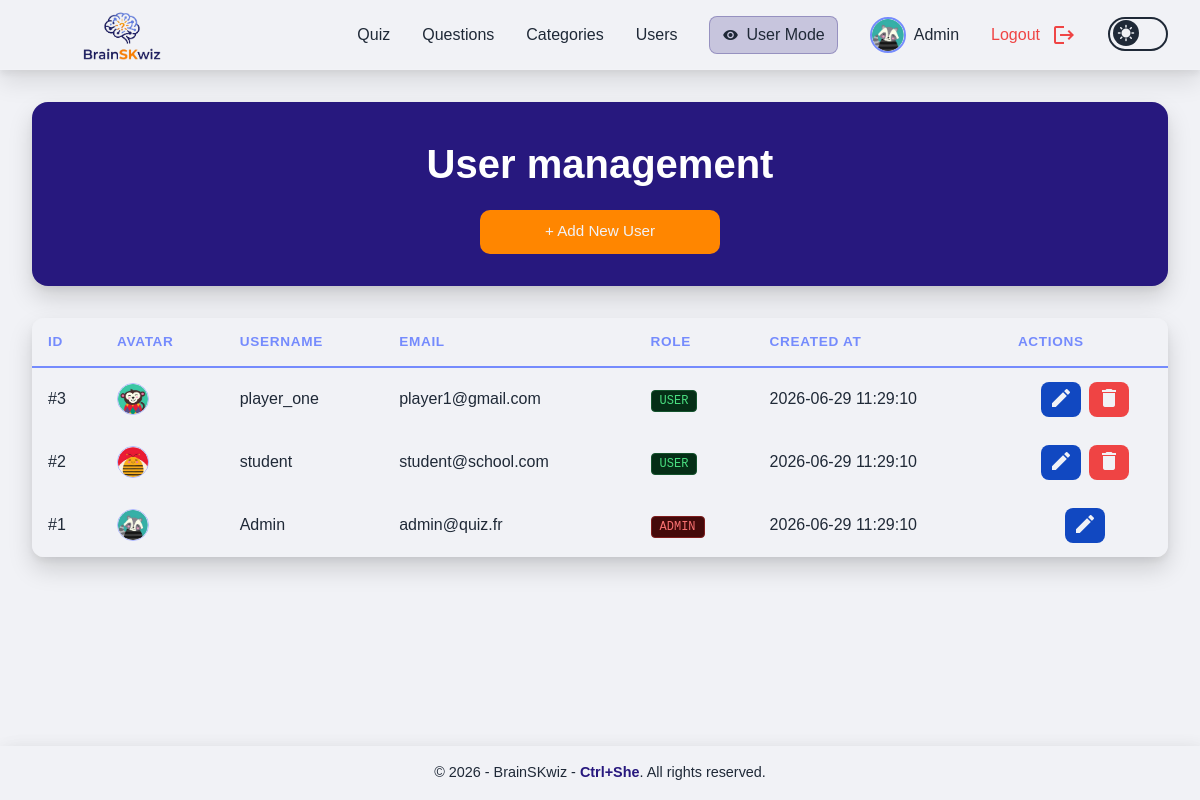
/admin_users.php (signed in), run on the app's committed database.
### tables this page shows
CREATE TABLE IF NOT EXISTS users (
    id INT AUTO_INCREMENT PRIMARY KEY,
    username VARCHAR(100) NOT NULL UNIQUE,
    email VARCHAR(255) NOT NULL UNIQUE,
    password VARCHAR(255) NOT NULL,
    role ENUM('admin', 'user') DEFAULT 'user',
    avatar VARCHAR(100) NOT NULL DEFAULT 'bee.png',
    total_points INT NOT NULL DEFAULT 0,
    created_at TIMESTAMP DEFAULT CURRENT_TIMESTAMP
);

### src/admin_users.php (the view, shortened to what this page needs)
<?php
require_once __DIR__ . '/config/db.php';
$query = "SELECT id, username, email, role, avatar, created_at FROM users ORDER BY id DESC";
$users = $pdo->query($query)->fetchAll();
require_once __DIR__ . '/components/header.php';
?>
        <div class="titleBoxAdmin">
            <div>
                <h1 class="bigTitle">User management</h1>
                <div class="modal-btn">
                    <button id="open-modal-btn" class="btn">
                        + Add New User
                    </button>
                </div>
            </div>
        </div>
        <div class="table-wrapper">
            <table class="whitespace-normal">
                <thead class="tableTitle">
                    <tr>
                        <th>ID</th>
                        <th>Avatar</th>
                        <th>Username</th>
                        <th>Email</th>
                        <th>Role</th>
                        <th>Created At</th>
                        <th>Actions</th>
                    </tr>
                </thead>
                <tbody id="users-table-body">
                    <?php foreach($users as $u): ?>
                        <tr id="user-row-<?php echo $u['id']; ?>">
                            <td>#<?php echo $u['id']; ?></td>
                            <td>
                                <img src="/public/avatars/<?php echo htmlspecialchars($u['avatar'] ?? 'default.png', ENT_QUOTES, 'UTF-8'); ?>"
                                     class="w-8 h-8 rounded-full object-cover border border-lightBlue">
                            </td>
                            <td><?php echo htmlspecialchars($u['username'], ENT_QUOTES, 'UTF-8'); ?></td>
                            <td><?php echo htmlspecialchars($u['email'], ENT_QUOTES, 'UTF-8'); ?></td>
                            <td>
                                <span class="text-xs font-mono uppercase px-2 py-0.5 rounded <?php echo $u['role'] === 'admin' ? 'bg-red-950 text-red-400 border border-red-900' : 'bg-green-950 text-green-400 border border-green-900'; ?> border">
                                    <?php echo htmlspecialchars($u['role'], ENT_QUOTES, 'UTF-8'); ?>
                                </span>
                            </td>
                            <td><?php echo htmlspecialchars($u['created_at'], ENT_QUOTES, 'UTF-8') ?></td>
                            <td class="align-middle">
                                <div class="flex items-center gap-2 justify-start h-full">
                                    <button
                                        data-id="<?php echo $u['id']; ?>"
                                        data-username="<?php echo htmlspecialchars($u['username'], ENT_QUOTES, 'UTF-8'); ?>"
                                        data-email="<?php echo htmlspecialchars($u['email'], ENT_QUOTES, 'UTF-8'); ?>"
                                        data-role="<?php echo htmlspecialchars($u['role'], ENT_QUOTES, 'UTF-8'); ?>"
                                        data-avatar="<?php echo htmlspecialchars($u['avatar'] ?? '', ENT_QUOTES, 'UTF-8'); ?>"
                                        onclick="initEditModal(this)"
                                        title="Edit User"
                                        class="editBtn">
                                        <span class="material-icons">edit</span>
                                    </button>
                                    <?php if ($u['id'] != ($_SESSION['user_id'] ?? 0)): ?>
                                    <button
                                        onclick="confirmDeleteUser(<?php echo $u['id']; ?>)"
                                        title="Delete User"
                                        class="deleteBtn">
                                        <span class="material-icons">delete</span>
                                    </button>
                                    <?php endif; ?>
                                </div>
                            </td>
                        </tr>
                    <?php endforeach; ?>
                </tbody>
            </table>
        </div>
<?php require_once __DIR__ . '/components/footer.php'; ?>

### src/css/style.css (style rules this page uses)
:root { --color-primary: #758bfd; --color-primary-light: #aeb8fe; --color-primary-dark: #27187e; --color-primary-mid: #5e4dc0; --color-bg: #f1f2f6; --color-text: #1f2937; --color-white: #f1f2f6; --color-black: #1f2937; --color-success: #22c55e; --color-warning: #ff8600; --color-danger: #ef4444; --shadow-modal: 0 4px 6px rgba(0, 0, 0, 0.05), 0 12px 24px rgba(0, 0, 0, 0.15); --shadow-header: 0 4px 6px rgba(0, 0, 0, 0.05), 0 12px 24px rgba(0, 0, 0, 0.10); --shadow-footer: 6px 2px 20px rgba(0, 0, 0, 0.05), 0 12px 24px rgba(0, 0, 0, 0.15); }
html { height: 100%; }
html, body { height: 100%; }
body { background: var(--color-bg); color: var(--color-text); font-family: 'Clash Display', sans-serif; display: flex; flex-direction: column; min-height: 100vh; margin: 0; }
button { cursor: pointer; border-radius: 8px; padding: 6px 10px; font-size: 0.75rem; }
.btn { width: 100%; padding: 0.65rem 1rem; background-color: var(--color-primary); border-radius: 10px; color: var(--color-white); font-size: 0.95rem; outline: none; }
#open-modal-btn { background-color: var(--color-warning); max-width: 15rem; }
.editBtn { background: #1148c1; color: var(--color-white); }
.deleteBtn { background: var(--color-danger); color: var(--color-white); }
.titleBoxAdmin { display: flex; flex-direction: column; align-items: center; justify-content: center; gap: .5rem; padding: 2rem; margin-bottom: 2rem; border-radius: 16px; background: var(--color-primary-dark); box-shadow: var(--shadow-modal); text-align: center; }
.bigTitle { font-size: clamp(2rem, 4vw, 2.5rem); font-weight: 600; color: white; margin: 0; }
.table-wrapper { width: 100%; max-width: 100%; overflow-x: auto; -webkit-overflow-scrolling: touch; border-radius: 12px; background: var(--color-bg); box-shadow: var(--shadow-modal); }
table { width: 100%; border-collapse: collapse; font-family: inherit; min-width: 600px; }
thead.tableTitle { background: var(--color-bg); text-align: left; border-bottom: 2px solid var(--color-primary); }
thead.tableTitle th { padding: 14px 16px; font-size: 0.85rem; text-transform: uppercase; letter-spacing: 0.05em; color: var(--color-primary); }
tbody tr { background-color: var(--color-bg); }
td { padding: 14px 16px; vertical-align: middle; }
td span { display: inline-block; font-size: 0.75rem; padding: 4px 8px; border-radius: 6px; white-space: nowrap; }
td .flex { display: flex; justify-content: center; align-items: center; gap: 8px; }
.modal-btn { display: flex; align-items: center; gap: 1rem; margin-top: 1rem; justify-content: center; }
.modal-btn .btn { white-space: nowrap; }

### data on the page
users: id "3", avatar (picture), username "player_one", email "player1@gmail.com", role "USER", created_at "2026-06-29 11:29:10"
users: id "2", avatar (picture), username "student", email "student@school.com", role "USER", created_at "2026-06-29 11:29:10"
users: id "1", avatar (picture), username "Admin", email "admin@quiz.fr", role "ADMIN", created_at "2026-06-29 11:29:10"

### other printed values
$_SESSION['username'] "Admin"
